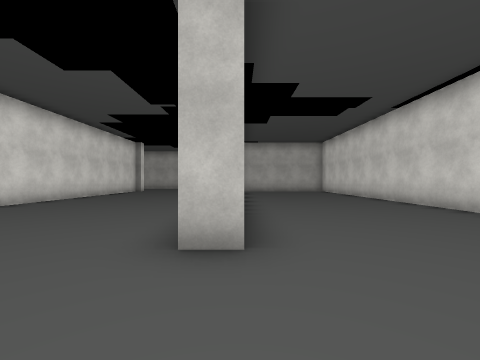
[1] (above)

13 first-person views from a walk through a scene from a Unity 3-D project. The camera is 1.4 m above the floor, looks level and sees 90° across. The floor is counted in squares, 2 m on a side. Each view is taken from the middle of a square. On the plan, view 1 faces up. The plan holds only what a view shows up to about 9 squares ahead; the rest is blank. The place goes on beyond the plan. Some surface patterns are stand-ins.

[2]
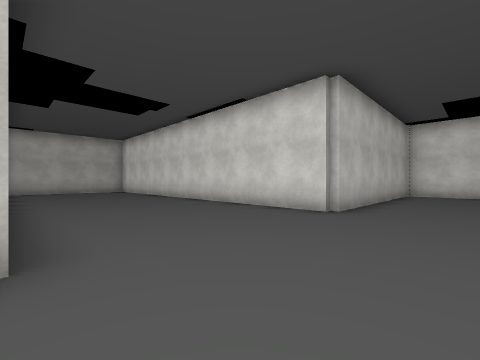

[3]
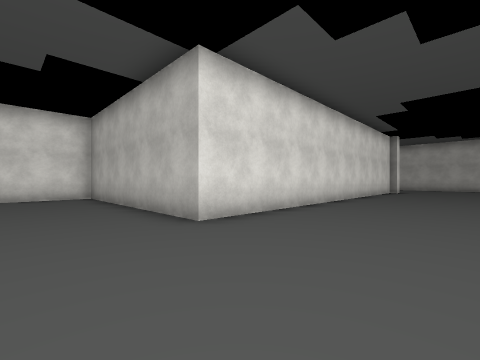

[4]
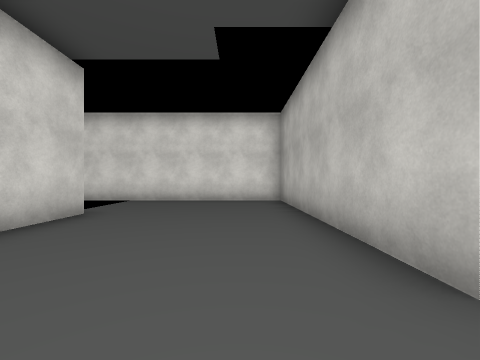

[5]
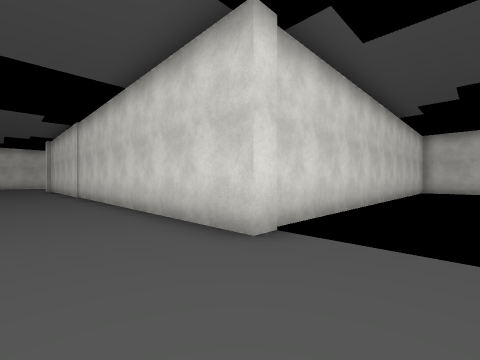

[6]
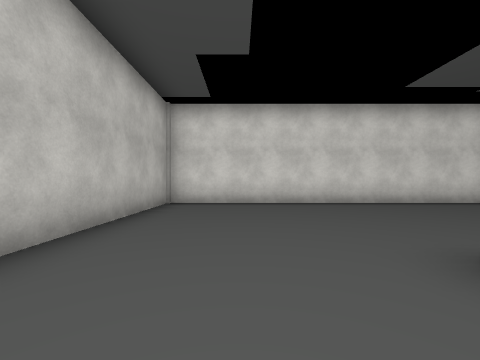

[7]
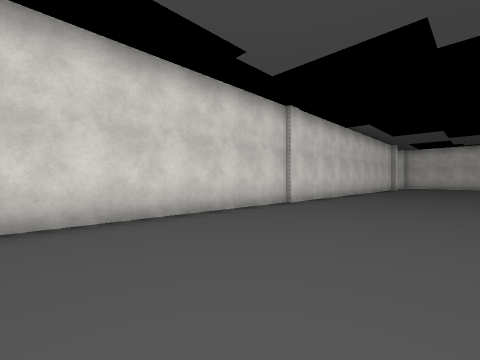

[8]
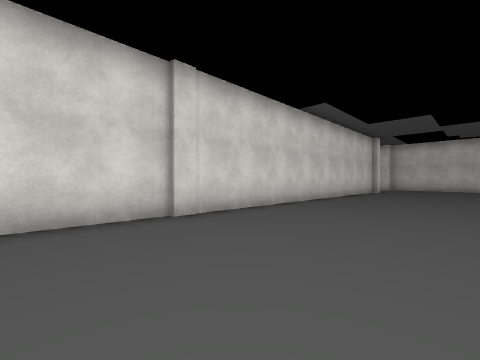

[9]
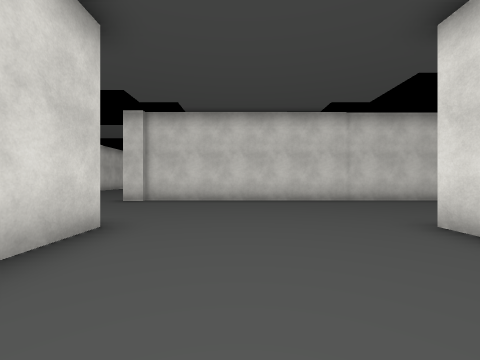

[10]
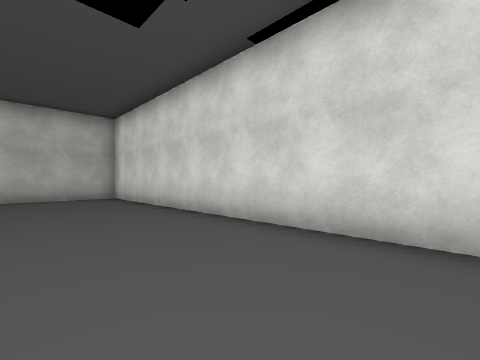

[11]
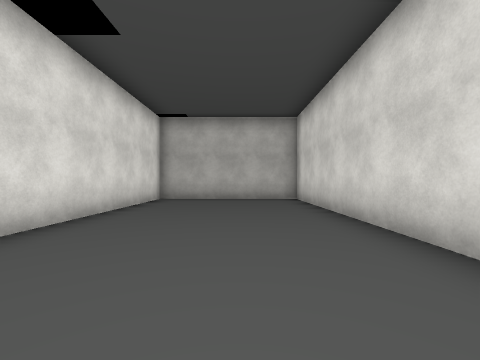

[12]
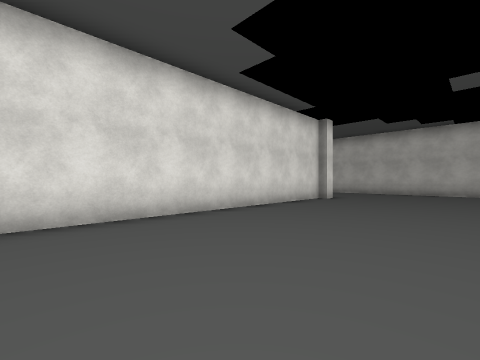

[13]
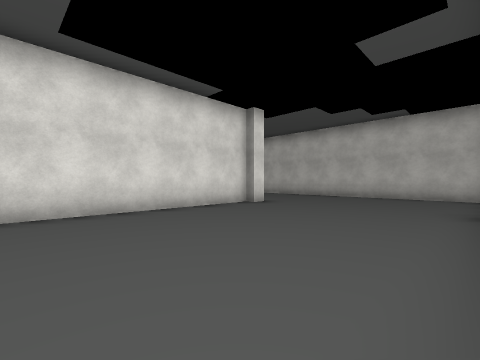

### Floor plan
Points are (right, up) in squares from view 1. A wall is a line through its corners. A room is listed if a view was taken in it or the views show most of it. See-through windows are left out.
Room 1 (views 1, 2, 3, 4, 5, 6, 7, 8, 9, 10, 11, 12, 13)
walls: (0, 3.1) (0, 2.4) (-0.6, 2.4); (6.1, -2) (6.9, -2); (-9.9, -10.5) (-9.9, -2.2) (6.2, -2.2); (-6.4, 14.8) (-6.4, 2.4) (-13.2, 2.4) (-13.2, -4.4); (-6.1, 15.2) (-6.1, 14.6); (12.3, -15.6) (12.3, 2.2) (5.1, 2.2) (5.1, 14.8) (0, 14.8) (0, 8.9); (-1, 19.3) (-3.5, 19.3)

Positions as (right, up) in squares from view 1, and headings:
1: (0, 0), facing up
2: (0, 0), facing up-right
3: (-3, 0), facing up-left
4: (-5, 1), facing left
5: (-12, 0), facing down-right
6: (5, 0), facing right
7: (8, -3), facing down-right
8: (8, -7), facing down-right
9: (3, 6), facing down
10: (2, 5), facing up-right
11: (3, 6), facing up
12: (-2, 6), facing up-left
13: (-1, 9), facing up-left
